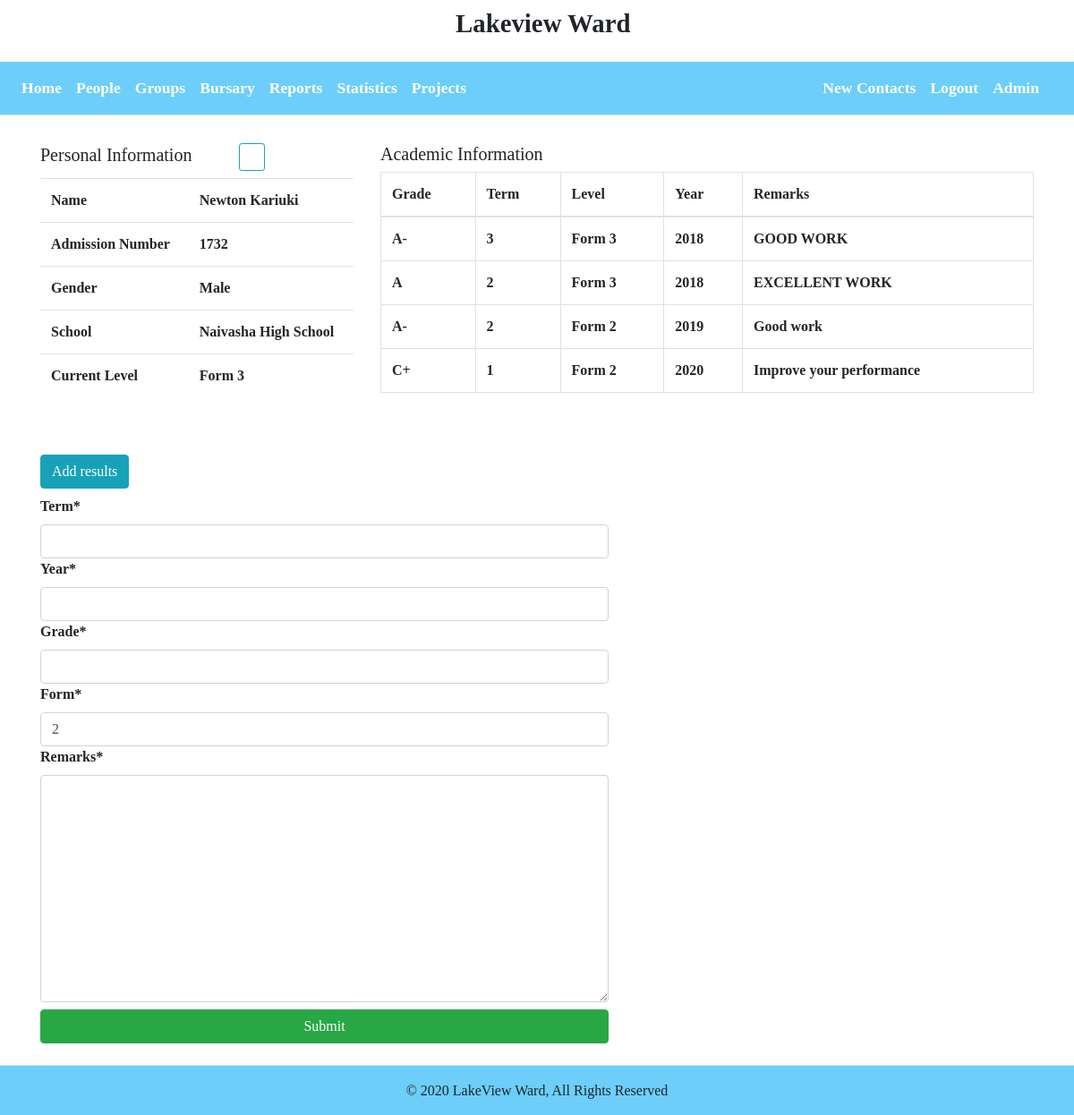
The app's page /student/detail/1/ (signed in) with its own data.
### citizens/models.py (models this page shows, shortened)
class Student(models.Model):
    person = models.OneToOneField("Person", on_delete=models.CASCADE)
    admission_number = models.IntegerField()
    school = models.CharField(max_length=150)
    form = models.CharField(max_length=50)
    is_sponsored = models.BooleanField("Sponsored Students", default=False)
    class Meta:
        verbose_name = "Student"
        verbose_name_plural = "Students"

class Person(models.Model):
    GENDER = (
        ('M', 'Male'),
        ('F', 'Female')
    )
    person_id = models.UUIDField(primary_key=True, default=uuid.uuid4, editable=False)
    surname = models.CharField(max_length=50, default="")
    first_name = models.CharField(max_length=50)
    last_name = models.CharField(max_length=50)
    gender = models.CharField(choices=GENDER, max_length=10)
    dob = models.DateField("Date of Birth", auto_now=False, auto_now_add=False)
    class Meta:
        verbose_name = "Person"
        verbose_name_plural = "Persons"
    def get_person(self):
        return self.first_name+' '+self.last_name

class Results(models.Model):
    student = models.ForeignKey("Student",on_delete=models.CASCADE)
    term = models.IntegerField()
    year = models.IntegerField()
    grade = models.CharField(max_length=2)
    form = models.IntegerField(default=2)
    remarks = models.TextField()
    class Meta:
        verbose_name = "Result"
        verbose_name_plural = "Results"

### citizens/views.py (the view)
# urls.py: path('student/detail/<int:pk>/',StudentDetailView.as_view(),name="student-detail"),
class StudentDetailView(LoginRequiredMixin,DetailView):
    model = Student
    template_name = "students/studentdetail.html"
    context_object_name = "student"
    def get_context_data(self,*args,**kwargs):
        context = super().get_context_data(**kwargs)
        context['form'] = ResultsForm()
        context['results'] = Results.objects.filter(student = self.kwargs['pk'])
        return context

### citizens/forms.py
class ResultsForm(forms.ModelForm):
    class Meta:
        model = Results
        exclude = ['student']

### citizens/templates/students/studentdetail.html (shortened to what this page needs)
{% extends 'base.html' %}
{% load crispy_forms_tags %}
{% block content %}
<div class="container my-5 mx-auto">
  <div class="row">
      <div class="col-md-4">
            <h5>Personal Information <a href="" class="btn btn-outline-info btn-sm ml-5"> <i class="fa fa-pen"></i></a></h5>
            <table class="table">
                <tr>
                    <td>Name</td>
                    <td>{{ student.person.get_person }}</td>
                </tr>
                <tr>
                    <td>Admission Number</td>
                    <td>{{ student.admission_number }}</td>
                </tr>
                <tr>
                    <td>Gender</td>
                    <td>{{ student.person.get_gender_display }}</td>
                </tr>
                <tr>
                    <td>School</td>
                    <td>{{ student.school }}</td>
                </tr>
                <tr>
                    <td>Current Level</td>
                    <td>Form {{ student.form }}</td>
                </tr>
            </table>
      </div>
      <div class="col-md-8">
          <h5>Academic Information</h5>
            <table class="table table-bordered">
                <thead>
                    <th>Grade</th>
                    <th>Term</th>
                    <th>Level</th>
                    <th>Year</th>
                    <th>Remarks</th>
                </thead>
                <tbody class="table-body">
                    {% for result in results %}
                    <tr>
                        <td>{{ result.grade }}</td>
                        <td>{{ result.term }}</td>
                        <td>Form {{ result.form }}</td>
                        <td>{{ result.year }}</td>
                        <td>{{ result.remarks }}</td>
                    </tr>
                    {% endfor %}
                </tbody>
            </table>
      </div>
  </div>
</div>
<div class="container mb-3">
    <div class="row">
        <div class="col-md-7">
            {% if user.is_admin %}
                <h4 class=" text-center btn btn-info" id="result">Add results</h4>
                <form method="POST" class="form-horizontal addresult">
                    {{form|crispy}}
                    <input type="submit" class="btn btn-success w-100 my-2">
                </form>
            {% endif %}
        </div>
    </div>
</div>
{% endblock %}

### citizens/static/master.css (style rules this page uses)
html, body { margin:0%; padding:0%; font-style: normal; font-family:'Times New Roman', Times, serif; font-size: medium; font-weight: 900; }

### records on screen
Student: person.get_person "Newton Kariuki", admission_number "1732", person.gender "Male", school "Naivasha High School", form "3"
Results: grade "A-", term "3", form "3", year "2018", remarks "GOOD WORK"
Results: grade "A", term "2", form "3", year "2018", remarks "EXCELLENT WORK"
Results: grade "A-", term "2", form "2", year "2019", remarks "Good work"
Results: grade "C+", term "1", form "2", year "2020", remarks "Improve your performance"
